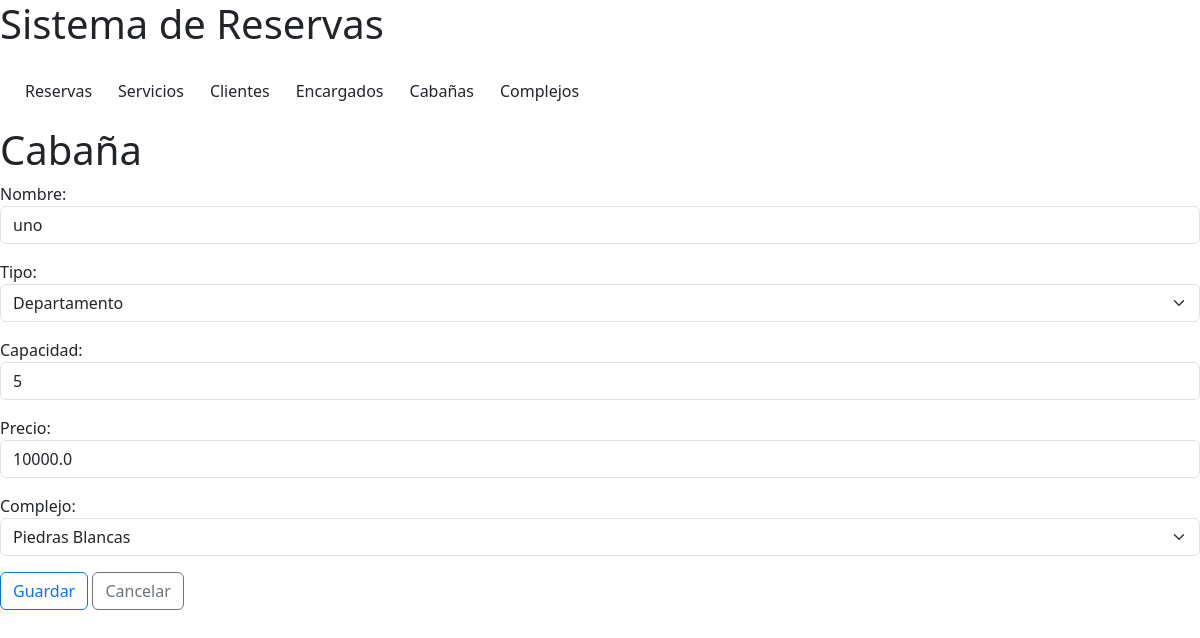
The app's page /cabanias/cabaniaModif/1/ with its own data.
### reservas/models.py (models this page shows, shortened)
class Cabania(models.Model):
    nombre = models.CharField(max_length=100)
    tipo = models.CharField(max_length=15, choices=[('Apart','Apart'), ('Cabaña', 'Cabaña'), ('Departamento','Departamento'), ('Habitacion','Habitacion')])
    capacidad = models.CharField(max_length=2)
    precio = models.FloatField(max_length=10)
    complejo = models.ForeignKey(Complejo, on_delete=models.CASCADE, default="none")

class Complejo(models.Model):
    nombre = models.CharField(max_length=100)
    direccion = models.CharField(max_length=100)
    encargado = models.ForeignKey(Encargado, on_delete=models.CASCADE)
    def __str__(self):
        return self.nombre

### reservas/views.py (the view)
# urls.py: path('cabanias/cabaniaModif/<int:pk>/', views.modif_cabania.as_view(), name='modif_cabania'),
class modif_cabania(UpdateView):
    model = Cabania
    form_class = formCabania
    template_name = 'form_cabania.html'
    success_url = reverse_lazy('lista_cabanias')

### reservas/forms.py
class formCabania(forms.ModelForm):
    class Meta:
        model = Cabania
        fields = ('nombre', 'tipo', 'capacidad', 'precio', 'complejo')
        widgets = {
            'nombre': forms.TextInput(attrs={'class': 'form-control'}),
            'tipo': forms.Select(attrs={'class': 'form-select'}),
            'capacidad': forms.NumberInput(attrs={'class': 'form-control'}),
            'precio': forms.NumberInput(attrs={'class': 'form-control'}),
            'complejo': forms.Select(attrs={'class': 'form-select'}),
        }

### reservas/templates/form_cabania.html (shortened to what this page needs)
{% include 'navbar.html' %}
{% load static %}
{% block content %}
<div class="row">
    <h1 class="titulo">Cabaña</h1>
    <form method="post" enctype="multipart/form-data">
        {{form.as_p}}
        <button class="btn btn-outline-primary mb-3" type="submit">Guardar</button>
        <a class="btn btn-outline-secondary mb-3" href="{% url 'lista_cabanias' %}">Cancelar</a>
    </form>
</div>
{% endblock %}

### records on screen
Cabania: nombre "uno", tipo "Departamento", capacidad "5", precio "10000.0", complejo "Piedras Blancas"
